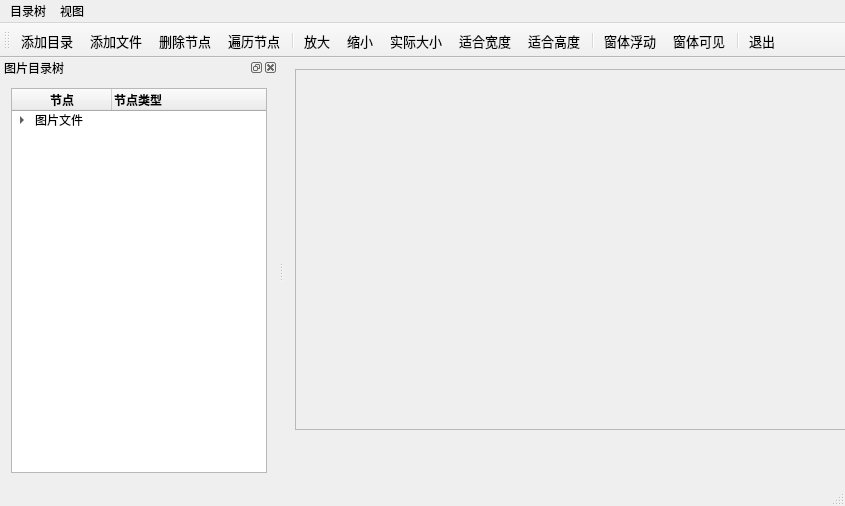
<?xml version="1.0" encoding="UTF-8"?>
<ui version="4.0">
 <class>MainWindow</class>
 <widget class="QMainWindow" name="MainWindow">
  <property name="geometry">
   <rect>
    <x>0</x>
    <y>0</y>
    <width>845</width>
    <height>506</height>
   </rect>
  </property>
  <property name="windowTitle">
   <string>MainWindow</string>
  </property>
  <widget class="QWidget" name="centralWidget">
   <widget class="QScrollArea" name="scrollArea">
    <property name="geometry">
     <rect>
      <x>11</x>
      <y>11</y>
      <width>631</width>
      <height>361</height>
     </rect>
    </property>
    <property name="widgetResizable">
     <bool>true</bool>
    </property>
    <widget class="QWidget" name="scrollAreaWidgetContents">
     <property name="geometry">
      <rect>
       <x>0</x>
       <y>0</y>
       <width>629</width>
       <height>359</height>
      </rect>
     </property>
     <layout class="QVBoxLayout" name="verticalLayout_2">
      <item>
       <widget class="QLabel" name="LabPicture">
        <property name="text">
         <string/>
        </property>
        <property name="alignment">
         <set>Qt::AlignCenter</set>
        </property>
       </widget>
      </item>
     </layout>
    </widget>
   </widget>
  </widget>
  <widget class="QMenuBar" name="menuBar">
   <property name="geometry">
    <rect>
     <x>0</x>
     <y>0</y>
     <width>845</width>
     <height>26</height>
    </rect>
   </property>
   <widget class="QMenu" name="menu">
    <property name="title">
     <string>目录树</string>
    </property>
    <addaction name="actAddFolder"/>
    <addaction name="actAddFiles"/>
    <addaction name="actDeleteItem"/>
    <addaction name="actScanItems"/>
    <addaction name="separator"/>
    <addaction name="actQuit"/>
   </widget>
   <widget class="QMenu" name="menu_2">
    <property name="title">
     <string>视图</string>
    </property>
    <addaction name="actZoomIn"/>
    <addaction name="actZoomOut"/>
    <addaction name="actZoomRealSize"/>
    <addaction name="actZoomFitW"/>
    <addaction name="actZoomFitH"/>
   </widget>
   <addaction name="menu"/>
   <addaction name="menu_2"/>
  </widget>
  <widget class="QToolBar" name="mainToolBar">
   <property name="font">
    <font>
     <pointsize>10</pointsize>
    </font>
   </property>
   <property name="toolButtonStyle">
    <enum>Qt::ToolButtonTextUnderIcon</enum>
   </property>
   <attribute name="toolBarArea">
    <enum>TopToolBarArea</enum>
   </attribute>
   <attribute name="toolBarBreak">
    <bool>false</bool>
   </attribute>
   <addaction name="actAddFolder"/>
   <addaction name="actAddFiles"/>
   <addaction name="actDeleteItem"/>
   <addaction name="actScanItems"/>
   <addaction name="separator"/>
   <addaction name="actZoomIn"/>
   <addaction name="actZoomOut"/>
   <addaction name="actZoomRealSize"/>
   <addaction name="actZoomFitW"/>
   <addaction name="actZoomFitH"/>
   <addaction name="separator"/>
   <addaction name="actDockFloat"/>
   <addaction name="actDockVisible"/>
   <addaction name="separator"/>
   <addaction name="actQuit"/>
  </widget>
  <widget class="QStatusBar" name="statusBar"/>
  <widget class="QDockWidget" name="dockWidget">
   <property name="windowTitle">
    <string>图片目录树</string>
   </property>
   <attribute name="dockWidgetArea">
    <number>1</number>
   </attribute>
   <widget class="QWidget" name="dockWidgetContents">
    <layout class="QVBoxLayout" name="verticalLayout_3">
     <item>
      <widget class="QTreeWidget" name="treeFiles">
       <column>
        <property name="text">
         <string>节点</string>
        </property>
        <property name="font">
         <font>
          <weight>75</weight>
          <bold>true</bold>
         </font>
        </property>
        <property name="textAlignment">
         <set>AlignCenter</set>
        </property>
       </column>
       <column>
        <property name="text">
         <string>节点类型</string>
        </property>
        <property name="font">
         <font>
          <weight>75</weight>
          <bold>true</bold>
         </font>
        </property>
       </column>
       <item>
        <property name="text">
         <string>图片文件</string>
        </property>
        <property name="icon">
         <iconset resource="res.qrc">
          <normaloff>:/images/icons/15.ico</normaloff>:/images/icons/15.ico</iconset>
        </property>
        <item>
         <property name="text">
          <string>分组节点</string>
         </property>
         <property name="icon">
          <iconset resource="res.qrc">
           <normaloff>:/images/icons/open3.bmp</normaloff>:/images/icons/open3.bmp</iconset>
         </property>
         <item>
          <property name="text">
           <string>图片节点</string>
          </property>
          <property name="icon">
           <iconset resource="res.qrc">
            <normaloff>:/images/icons/31.ico</normaloff>:/images/icons/31.ico</iconset>
          </property>
         </item>
        </item>
        <item>
         <property name="text">
          <string>分组2</string>
         </property>
         <item>
          <property name="text">
           <string>图片2</string>
          </property>
          <property name="icon">
           <iconset resource="res.qrc">
            <normaloff>:/images/icons/31.ico</normaloff>:/images/icons/31.ico</iconset>
          </property>
         </item>
        </item>
       </item>
      </widget>
     </item>
    </layout>
   </widget>
  </widget>
  <action name="actAddFolder">
   <property name="icon">
    <iconset resource="res.qrc">
     <normaloff>:/images/icons/open3.bmp</normaloff>:/images/icons/open3.bmp</iconset>
   </property>
   <property name="text">
    <string>添加目录...</string>
   </property>
   <property name="toolTip">
    <string>添加目录</string>
   </property>
   <property name="font">
    <font>
     <pointsize>10</pointsize>
    </font>
   </property>
   <property name="shortcut">
    <string>Ctrl+F</string>
   </property>
  </action>
  <action name="actAddFiles">
   <property name="icon">
    <iconset resource="res.qrc">
     <normaloff>:/images/icons/824.bmp</normaloff>:/images/icons/824.bmp</iconset>
   </property>
   <property name="text">
    <string>添加文件...</string>
   </property>
   <property name="toolTip">
    <string>添加文件</string>
   </property>
   <property name="font">
    <font>
     <pointsize>10</pointsize>
    </font>
   </property>
   <property name="shortcut">
    <string>Ctrl+N</string>
   </property>
  </action>
  <action name="actZoomIn">
   <property name="icon">
    <iconset resource="res.qrc">
     <normaloff>:/images/icons/418.bmp</normaloff>:/images/icons/418.bmp</iconset>
   </property>
   <property name="text">
    <string>放大</string>
   </property>
   <property name="toolTip">
    <string>放大图片</string>
   </property>
   <property name="font">
    <font>
     <pointsize>10</pointsize>
    </font>
   </property>
   <property name="shortcut">
    <string>Ctrl+I</string>
   </property>
  </action>
  <action name="actZoomOut">
   <property name="icon">
    <iconset resource="res.qrc">
     <normaloff>:/images/icons/416.bmp</normaloff>:/images/icons/416.bmp</iconset>
   </property>
   <property name="text">
    <string>缩小</string>
   </property>
   <property name="toolTip">
    <string>缩小图片</string>
   </property>
   <property name="font">
    <font>
     <pointsize>10</pointsize>
    </font>
   </property>
   <property name="shortcut">
    <string>Ctrl+O</string>
   </property>
  </action>
  <action name="actZoomRealSize">
   <property name="icon">
    <iconset resource="res.qrc">
     <normaloff>:/images/icons/414.bmp</normaloff>:/images/icons/414.bmp</iconset>
   </property>
   <property name="text">
    <string>实际大小</string>
   </property>
   <property name="toolTip">
    <string>图片实际大小</string>
   </property>
   <property name="font">
    <font>
     <pointsize>10</pointsize>
    </font>
   </property>
  </action>
  <action name="actZoomFitW">
   <property name="icon">
    <iconset resource="res.qrc">
     <normaloff>:/images/icons/424.bmp</normaloff>:/images/icons/424.bmp</iconset>
   </property>
   <property name="text">
    <string>适合宽度</string>
   </property>
   <property name="toolTip">
    <string>适合宽度显示</string>
   </property>
   <property name="font">
    <font>
     <pointsize>10</pointsize>
    </font>
   </property>
   <property name="shortcut">
    <string>Ctrl+W</string>
   </property>
  </action>
  <action name="actDeleteItem">
   <property name="icon">
    <iconset resource="res.qrc">
     <normaloff>:/images/icons/delete1.bmp</normaloff>:/images/icons/delete1.bmp</iconset>
   </property>
   <property name="text">
    <string>删除节点</string>
   </property>
   <property name="toolTip">
    <string>删除节点</string>
   </property>
   <property name="font">
    <font>
     <pointsize>10</pointsize>
    </font>
   </property>
  </action>
  <action name="actQuit">
   <property name="icon">
    <iconset resource="res.qrc">
     <normaloff>:/images/icons/exit.bmp</normaloff>:/images/icons/exit.bmp</iconset>
   </property>
   <property name="text">
    <string>退出</string>
   </property>
   <property name="toolTip">
    <string>退出本系统</string>
   </property>
   <property name="font">
    <font>
     <pointsize>10</pointsize>
    </font>
   </property>
  </action>
  <action name="actZoomFitH">
   <property name="icon">
    <iconset resource="res.qrc">
     <normaloff>:/images/icons/426.bmp</normaloff>:/images/icons/426.bmp</iconset>
   </property>
   <property name="text">
    <string>适合高度</string>
   </property>
   <property name="toolTip">
    <string>适合高度</string>
   </property>
   <property name="font">
    <font>
     <pointsize>10</pointsize>
    </font>
   </property>
   <property name="shortcut">
    <string>Ctrl+H</string>
   </property>
  </action>
  <action name="actScanItems">
   <property name="icon">
    <iconset resource="res.qrc">
     <normaloff>:/images/icons/fold.bmp</normaloff>:/images/icons/fold.bmp</iconset>
   </property>
   <property name="text">
    <string>遍历节点</string>
   </property>
   <property name="toolTip">
    <string>遍历节点</string>
   </property>
   <property name="font">
    <font>
     <pointsize>10</pointsize>
    </font>
   </property>
  </action>
  <action name="actDockVisible">
   <property name="checkable">
    <bool>true</bool>
   </property>
   <property name="icon">
    <iconset resource="res.qrc">
     <normaloff>:/images/icons/414.bmp</normaloff>:/images/icons/414.bmp</iconset>
   </property>
   <property name="text">
    <string>窗体可见</string>
   </property>
   <property name="toolTip">
    <string>窗体可见</string>
   </property>
   <property name="font">
    <font>
     <pointsize>10</pointsize>
    </font>
   </property>
  </action>
  <action name="actDockFloat">
   <property name="checkable">
    <bool>true</bool>
   </property>
   <property name="icon">
    <iconset resource="res.qrc">
     <normaloff>:/images/icons/814.bmp</normaloff>:/images/icons/814.bmp</iconset>
   </property>
   <property name="text">
    <string>窗体浮动</string>
   </property>
   <property name="toolTip">
    <string>窗体浮动</string>
   </property>
   <property name="font">
    <font>
     <pointsize>10</pointsize>
    </font>
   </property>
  </action>
 </widget>
 <layoutdefault spacing="6" margin="11"/>
 <resources>
  <include location="res.qrc"/>
 </resources>
 <connections>
  <connection>
   <sender>actQuit</sender>
   <signal>triggered()</signal>
   <receiver>MainWindow</receiver>
   <slot>close()</slot>
   <hints>
    <hint type="sourcelabel">
     <x>-1</x>
     <y>-1</y>
    </hint>
    <hint type="destinationlabel">
     <x>422</x>
     <y>252</y>
    </hint>
   </hints>
  </connection>
 </connections>
</ui>
